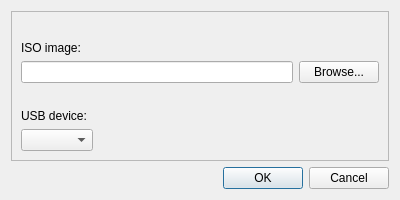
<?xml version="1.0" encoding="UTF-8"?>
<ui version="4.0">
 <class>Dialog</class>
 <widget class="QDialog" name="Dialog">
  <property name="geometry">
   <rect>
    <x>0</x>
    <y>0</y>
    <width>400</width>
    <height>200</height>
   </rect>
  </property>
  <property name="windowTitle">
   <string>ISO2USB</string>
  </property>
  <property name="modal">
   <bool>true</bool>
  </property>
  <layout class="QVBoxLayout" name="verticalLayout_6">
   <item>
    <layout class="QVBoxLayout" name="verticalLayout">
     <item>
      <widget class="QFrame" name="frame">
       <property name="frameShape">
        <enum>QFrame::StyledPanel</enum>
       </property>
       <property name="frameShadow">
        <enum>QFrame::Raised</enum>
       </property>
       <layout class="QVBoxLayout" name="verticalLayout_5">
        <item>
         <layout class="QVBoxLayout" name="verticalLayout_4">
          <item>
           <layout class="QVBoxLayout" name="verticalLayout_2">
            <item>
             <widget class="QLabel" name="isoLabel">
              <property name="sizePolicy">
               <sizepolicy hsizetype="Preferred" vsizetype="Preferred">
                <horstretch>0</horstretch>
                <verstretch>0</verstretch>
               </sizepolicy>
              </property>
              <property name="frameShape">
               <enum>QFrame::NoFrame</enum>
              </property>
              <property name="text">
               <string>ISO image:</string>
              </property>
              <property name="alignment">
               <set>Qt::AlignBottom|Qt::AlignLeading|Qt::AlignLeft</set>
              </property>
             </widget>
            </item>
            <item>
             <layout class="QHBoxLayout" name="horizontalLayout">
              <item>
               <widget class="QLineEdit" name="isoPath"/>
              </item>
              <item>
               <widget class="QPushButton" name="isoBrowseButton">
                <property name="text">
                 <string>Browse...</string>
                </property>
               </widget>
              </item>
             </layout>
            </item>
           </layout>
          </item>
          <item>
           <layout class="QVBoxLayout" name="verticalLayout_3">
            <item>
             <widget class="QLabel" name="usbLabel">
              <property name="sizePolicy">
               <sizepolicy hsizetype="Preferred" vsizetype="Preferred">
                <horstretch>0</horstretch>
                <verstretch>0</verstretch>
               </sizepolicy>
              </property>
              <property name="frameShape">
               <enum>QFrame::NoFrame</enum>
              </property>
              <property name="text">
               <string>USB device:</string>
              </property>
              <property name="alignment">
               <set>Qt::AlignBottom|Qt::AlignLeading|Qt::AlignLeft</set>
              </property>
             </widget>
            </item>
            <item>
             <layout class="QHBoxLayout" name="horizontalLayout_2">
              <item>
               <widget class="QComboBox" name="usbDeviceSelect"/>
              </item>
              <item>
               <spacer name="horizontalSpacer">
                <property name="orientation">
                 <enum>Qt::Horizontal</enum>
                </property>
                <property name="sizeHint" stdset="0">
                 <size>
                  <width>30</width>
                  <height>20</height>
                 </size>
                </property>
               </spacer>
              </item>
             </layout>
            </item>
           </layout>
          </item>
         </layout>
        </item>
       </layout>
      </widget>
     </item>
     <item>
      <widget class="QDialogButtonBox" name="buttonBox">
       <property name="orientation">
        <enum>Qt::Horizontal</enum>
       </property>
       <property name="standardButtons">
        <set>QDialogButtonBox::Cancel|QDialogButtonBox::Ok</set>
       </property>
      </widget>
     </item>
    </layout>
   </item>
  </layout>
 </widget>
 <resources/>
 <connections>
  <connection>
   <sender>buttonBox</sender>
   <signal>accepted()</signal>
   <receiver>Dialog</receiver>
   <slot>accept()</slot>
   <hints>
    <hint type="sourcelabel">
     <x>248</x>
     <y>254</y>
    </hint>
    <hint type="destinationlabel">
     <x>157</x>
     <y>274</y>
    </hint>
   </hints>
  </connection>
  <connection>
   <sender>buttonBox</sender>
   <signal>rejected()</signal>
   <receiver>Dialog</receiver>
   <slot>reject()</slot>
   <hints>
    <hint type="sourcelabel">
     <x>316</x>
     <y>260</y>
    </hint>
    <hint type="destinationlabel">
     <x>286</x>
     <y>274</y>
    </hint>
   </hints>
  </connection>
 </connections>
</ui>
